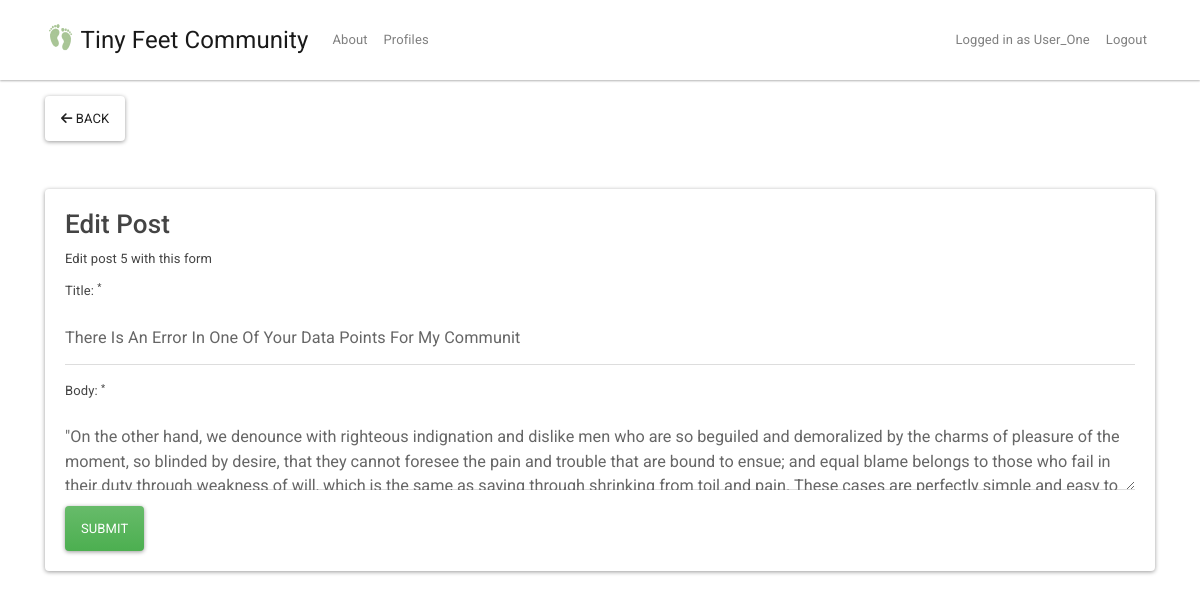
Page /posts/edit/5 (signed in) on the earlier database version.
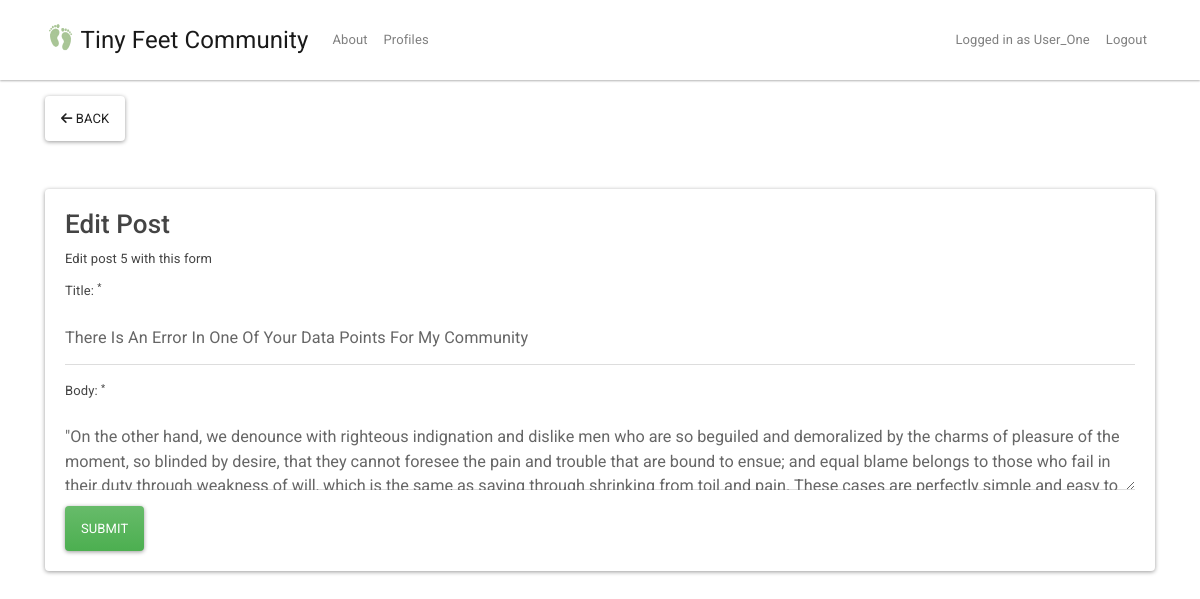
Same page on the later database version.
### tables this page shows
CREATE TABLE `Posts` (
  `id` int(11) NOT NULL,
  `user_id` int(200) DEFAULT NULL,
  `topic` varchar(50) DEFAULT NULL,
  `title` varchar(200) DEFAULT NULL,
  `body` text,
  `created_at` datetime DEFAULT CURRENT_TIMESTAMP
);

### app/libraries/Core.php (called while the page is built, shortened)
<?php
class Core
{
  protected $currentMethod = 'index';
  public function __construct()
  {
    $url = $this->getUrl();
    if (file_exists('../app/controllers/' . ucwords($url[0]) . '.php')) {
      unset($url[0]);
    }
    $this->currentController = new $this->currentController;
    if (isset($url[1])) {
      if (method_exists($this->currentController, $url[1])) {
        $this->currentMethod = $url[1];
        unset($url[1]);
      }
    }
    $this->params = $url ? array_values($url) : [];
    call_user_func_array([$this->currentController, $this->currentMethod], $this->params);
  }
  public function getUrl()
  {
    if (isset($_GET['url'])) {
      $url = rtrim($_GET['url'], '/');
      $url = filter_var($url, FILTER_SANITIZE_URL);
      $url = explode('/', $url);
      return $url;
    }
  }
}

### public/index.php (called while the page is built, shortened)
<?php
    $init = new Core;

### app/models/Post.php (called while the page is built, shortened)
<?php
    class Post {
        private $host = DB_HOST;
        private $user = DB_USER;
        private $pass = DB_PASS;
        private $dbname = DB_NAME;
        private $db;
        public function __construct() {
            $dsn = 'mysql:host=' . $this->host . ';dbname=' . $this->dbname;
            $options = array(
            );
            try{
              $this->db = new PDO($dsn, $this->user, $this->pass, $options);
            } catch(PDOException $e){
              $this->error = $e->getMessage();
              echo $this->error;
            }
        }
        public function getPostById($id){
            $query = 'SELECT * FROM Posts WHERE id = :id';
            $stmt = $this->db->prepare($query);
            $stmt->bindValue(':id', $id);
            if ($stmt->execute()){
                $row = $stmt->fetch();
                return $row;
            } else return false;
        }
    }

### app/views/posts/edit.php (the view, shortened to what this page needs)
<?php require APPROOT . '/views/inc/header.php'; ?>
<a href="<?php echo URLROOT; ?>/posts/show/<?php echo $data['id']; ?>" class="btn btn-light"><i class="fa fa-arrow-left"></i> Back</a>
<div class="card card-body bg-light mt-5">
    <h2>Edit Post</h2>
    <p>Edit post <?php echo $data['id']; ?> with this form</p>
    <form action="<?php echo URLROOT; ?>/posts/edit/<?php echo $data['id']; ?>" method="post">
        <div class="form-group">
            <label for="title">Title: <sup>*</sup></label>
            <input type="text" name="title" class="form-control form-control-lg
            <?php echo (!empty($data['title_err'])) ? 'is-invalid' : ''; ?>"
            value="<?php echo $data['title']; ?>">
        </div>
        <div class="form-group">
            <label for="body">Body: <sup>*</sup></label>
            <textarea name="body" class="form-control form-control-lg <?php echo (!empty($data['body_err'])) ? 'is-invalid' : ''; ?>"><?php echo $data['body']; ?></textarea>
        </div>
        <input type="submit" class="btn btn-success" value="Submit">
    </form>
</div>
<?php require APPROOT . '/views/inc/footer.php'; ?>

### app/controllers/Posts.php (shortened to what this page needs)
<?php
    class Posts extends Controller {
        public function __construct(){
            $this->postModel = $this->model('Post');
        }
        public function edit($id){
            if($_SERVER['REQUEST_METHOD'] == 'POST'){
                $_POST = filter_input_array(INPUT_POST, FILTER_SANITIZE_STRING);
                $data = [
                    'id' => $id,
                    'title' => trim($_POST['title']),
                    'body' => trim($_POST['body']),
                    'user_id' => $_SESSION['user_id'],
                    'title_err' => '',
                    'body_err' => ''
                ];
                if(empty($data['title'])){
                    $data['title_err'] = 'Please enter title';
                }
                if(empty($data['body'])){
                    $data['body_err'] = 'Please enter body text';
                }
                if(empty($data['title_err']) && empty($data['body_err'])){
                    if($this->postModel->updatePost($data)){
                        flash('post_message', 'Post Updated');
                        redirect('posts');
                    } else {
                        exit('Something went wrong');
                    }
                } else {
                    $this->view('posts/edit', $data);
                }
            } else {
                $post = $this->postModel->getPostById($id);
                $data = [
                    'post' => $post,
                    'id' => $id,
                    'title' => $post['title'],
                    'body' => $post['body']
                ];
                $this->view('posts/edit', $data);
            }
        }
    }

### app/libraries/Controller.php (shortened to what this page needs)
<?php
class Controller
{
    public function model($model)
    {
        return new $model();
    }
    public function view($view, $data = [])
    {
        if (file_exists('../app/views/' . $view . '.php')) {
            require_once '../app/views/' . $view . '.php';
        } else {
            die('Page does not exist');
        }
    }
}

### app/views/inc/header.php (shortened to what this page needs)
<!DOCTYPE html>
<html lang="en">
<head>
  <link rel="stylesheet" href="https://stackpath.bootstrapcdn.com/bootstrap/4.3.1/css/bootstrap.min.css">  <link rel="stylesheet" href="<?php echo URLROOT; ?>/css/style.css">
  <link rel="stylesheet" href="<?php if (isset($_SESSION['user_theme'])) echo URLROOT.'/css/bootstrap.min.dark.cyborg.css';
                                                              else echo URLROOT.'/css/bootstrap.min.light.materia.css'; ?>">
  <link href="https://gitcdn.github.io/bootstrap-toggle/2.2.2/css/bootstrap-toggle.min.css" rel="stylesheet">
</head>
<body>
<?php require APPROOT . '/views/inc/navbar.php' ?>
<div class="container">

### app/views/inc/navbar.php (shortened to what this page needs)
<nav class="navbar navbar-expand-lg navbar-light bg-light mb-3">
  <div class="container">
    <a class="navbar-brand" href="<?php echo URLROOT; ?>">
      <img src="<?php echo URLROOT; ?>/public/img/logoTransparant.png" width="30" height="30" class="d-inline-block align-top" alt="">
      <?php echo SITENAME; ?>
    </a>
    <div class="collapse navbar-collapse" id="navbarsExampleDefault">
      <ul class="navbar-nav mr-auto">
        <li class="nav-item">
          <a class="nav-link" href="<?php echo URLROOT; ?>/about">About</a>
        </li>
        <li class="nav-item">
          <a class="nav-link" href="<?php echo URLROOT; ?>/profiles">Profiles</a>
        </li>
      </ul>
      <ul class="navbar-nav ml-auto">
        <br>
        <?php if (isset($_SESSION['user_id'])) : ?>
          <li class="nav-item">
            <a class="nav-link" href="<?php echo URLROOT; ?>/profiles/user/<?php echo $_SESSION['user_username'] ?>"> Logged in as <?php echo $_SESSION['user_username']; ?></a>
          </li>
          <li class="nav-item">
            <a class="nav-link" href="<?php echo URLROOT; ?>/users/logout">Logout</a>
          </li>
        <?php endif; ?>
      </ul>
    </div>
  </div>
</nav>

### app/views/inc/footer.php (shortened to what this page needs)
</div>
</body>
</html>

### public/css/style.css (style rules this page uses)
body { background-image: url(../img/bg-mountains.png); background-size: cover; }
.form-control { border: 1px solid #cfd1d8; -webkit-border-radius: 2px; -moz-border-radius: 2px; border-radius: 2px; font-size: 0.825rem; background: #ffffff; color: #2e323c; }
.card { background: #ffffff; -webkit-border-radius: 5px; -moz-border-radius: 5px; border-radius: 5px; border: 0; margin-bottom: 1rem; }
.nav-link { color: #4a5568; }
.card { box-shadow: 0 1px 3px 0 rgba(0, 0, 0, 0.1), 0 1px 2px 0 rgba(0, 0, 0, 0.06); }
.card { position: relative; display: flex; flex-direction: column; min-width: 0; word-wrap: break-word; background-color: #fff; background-clip: border-box; border: 0 solid rgba(0, 0, 0, 0.125); border-radius: 0.25rem; }
.card-body { flex: 1 1 auto; min-height: 1px; padding: 1rem; }

Differences in the rows shown:
changed posts id 5: title "There Is An Error In One Of Your Data Points For My Communit" → "There Is An Error In One Of Your Data Points For My Community"
